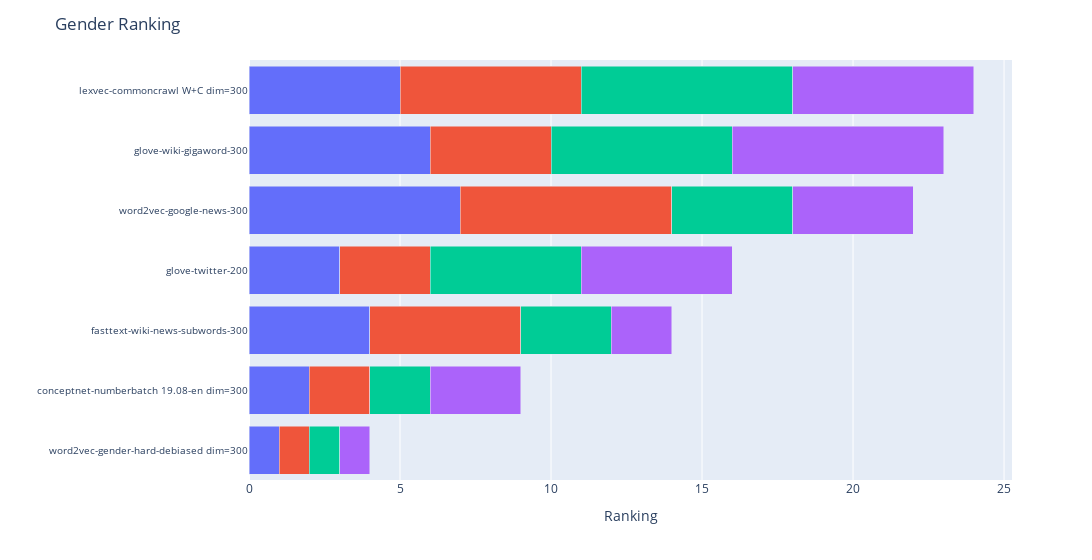

Notebook code for this chart:
### Markdown cell above
### Gender Results

### Code cell
from IPython.display import display

display(gender_table)
fig = ranking_plots[0]
fig.update_layout({"title": "Gender Ranking"})
fig.show()

### Figure 1 — Plotly figure (JSON) as saved in the notebook; plotly's stock layout.template omitted (floating-point values rounded to 4 significant figures)
{"data": [{"alignmentgroup": "True", "hovertemplate": "Metric=WEAT<br>Ranking=%{x}<br>Embedding model=%{y}<extra></extra>", "legendgroup": "WEAT", "marker": {"color": "#636efa", "pattern": {"shape": ""}}, "name": "WEAT", "offsetgroup": "WEAT", "orientation": "h", "showlegend": true, "textposition": "auto", "type": "bar", "x": [2, 4, 7, 1, 6, 3, 5], "xaxis": "x", "y": ["conceptnet-numberbatch 19.08-en dim=300", "fasttext-wiki-news-subwords-300", "word2vec-google-news-300", "word2vec-gender-hard-debiased dim=300", "glove-wiki-gigaword-300", "glove-twitter-200", "lexvec-commoncrawl W+C dim=300"], "yaxis": "y"}, {"alignmentgroup": "True", "hovertemplate": "Metric=WEAT EZ<br>Ranking=%{x}<br>Embedding model=%{y}<extra></extra>", "legendgroup": "WEAT EZ", "marker": {"color": "#EF553B", "pattern": {"shape": ""}}, "name": "WEAT EZ", "offsetgroup": "WEAT EZ", "orientation": "h", "showlegend": true, "textposition": "auto", "type": "bar", "x": [2, 5, 7, 1, 4, 3, 6], "xaxis": "x", "y": ["conceptnet-numberbatch 19.08-en dim=300", "fasttext-wiki-news-subwords-300", "word2vec-google-news-300", "word2vec-gender-hard-debiased dim=300", "glove-wiki-gigaword-300", "glove-twitter-200", "lexvec-commoncrawl W+C dim=300"], "yaxis": "y"}, {"alignmentgroup": "True", "hovertemplate": "Metric=RND<br>Ranking=%{x}<br>Embedding model=%{y}<extra></extra>", "legendgroup": "RND", "marker": {"color": "#00cc96", "pattern": {"shape": ""}}, "name": "RND", "offsetgroup": "RND", "orientation": "h", "showlegend": true, "textposition": "auto", "type": "bar", "x": [2, 3, 4, 1, 6, 5, 7], "xaxis": "x", "y": ["conceptnet-numberbatch 19.08-en dim=300", "fasttext-wiki-news-subwords-300", "word2vec-google-news-300", "word2vec-gender-hard-debiased dim=300", "glove-wiki-gigaword-300", "glove-twitter-200", "lexvec-commoncrawl W+C dim=300"], "yaxis": "y"}, {"alignmentgroup": "True", "hovertemplate": "Metric=RNSB<br>Ranking=%{x}<br>Embedding model=%{y}<extra></extra>", "legendgroup": "RNSB", "marker": {"color": "#ab63fa", "pattern": {"shape": ""}}, "name": "RNSB", "offsetgroup": "RNSB", "orientation": "h", "showlegend": true, "textposition": "auto", "type": "bar", "x": [3, 2, 4, 1, 7, 5, 6], "xaxis": "x", "y": ["conceptnet-numberbatch 19.08-en dim=300", "fasttext-wiki-news-subwords-300", "word2vec-google-news-300", "word2vec-gender-hard-debiased dim=300", "glove-wiki-gigaword-300", "glove-twitter-200", "lexvec-commoncrawl W+C dim=300"], "yaxis": "y"}], "layout": {"barmode": "stack", "legend": {"title": {"text": "Metric"}, "tracegroupgap": 0}, "margin": {"t": 60}, "showlegend": false, "title": {"text": "Gender Ranking"}, "width": 1200, "xaxis": {"anchor": "y", "domain": [0, 1], "title": {"text": "Ranking"}}, "yaxis": {"anchor": "x", "categoryorder": "total ascending", "domain": [0, 1], "tickfont": {"size": 10}, "title": {"text": ""}}}}
